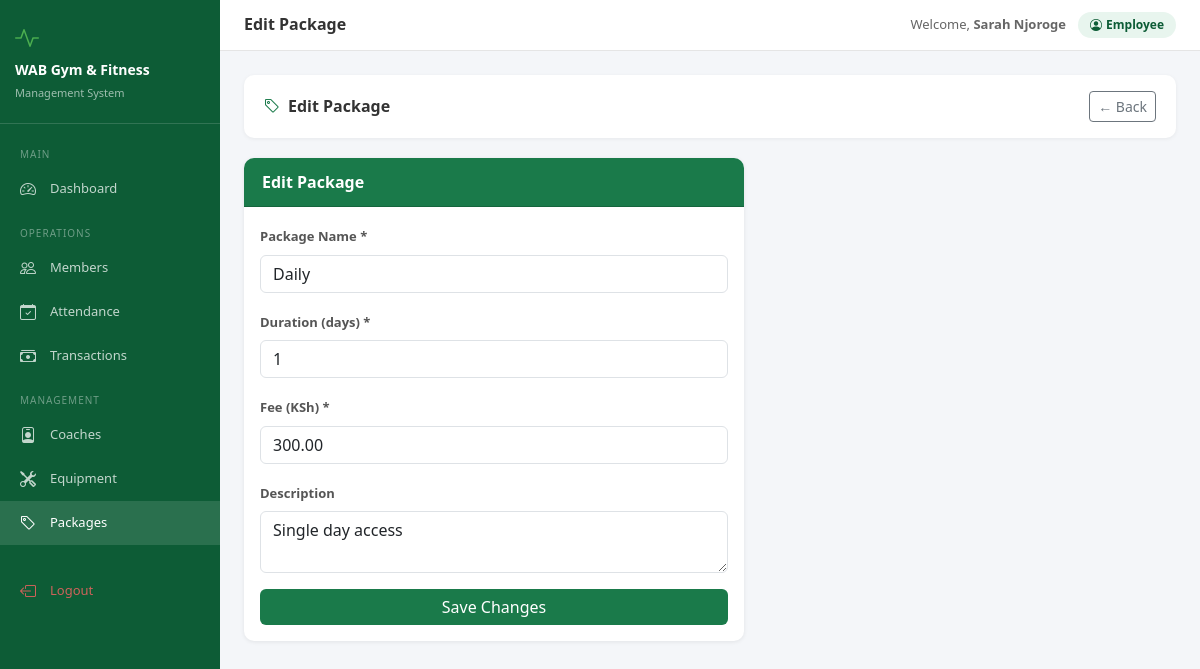
The app's page /packages/1/edit/ (signed in) with its own data.
### accounts/models.py (models this page shows, shortened)
class User(AbstractUser):
    ROLE_CHOICES = [
        ("admin", "Admin"),
        ("receptionist", "Receptionist"),
        ("accountant", "Accountant"),
        ("coach", "Coach"),
    ]
    role = models.CharField(
        max_length=20,
        choices=ROLE_CHOICES,
        default="receptionist",
    )
    phone = models.CharField(
        max_length=15,
        blank=True,
        null=True,
    )
    @property
    def is_admin(self):
        return self.role == "admin"

### packages/models.py (models this page shows, shortened)
class Package(models.Model):
    name = models.CharField(max_length=50, unique=True)
    duration_days = models.IntegerField()
    fee = models.DecimalField(max_digits=10, decimal_places=2)
    description = models.TextField(blank=True, null=True)
    is_active = models.BooleanField(default=True)

### packages/views.py (the view, shortened to what this page needs)
# urls.py: path('<int:pk>/edit/', views.package_edit, name='package_edit'),
@login_required
def package_edit(request, pk):
    pkg = get_object_or_404(Package, pk=pk)
    return render(request, 'packages/package_form.html', {'pkg': pkg})

### packages/templates/packages/package_form.html (shortened to what this page needs)
{% extends 'base.html' %}
{% block page_title %}Edit Package{% endblock %}
{% block content %}
<div class="section-header">
  <h4><i class="bi bi-tag me-2" style="color:#1a7a4a"></i>Edit Package</h4>
  <a href="{% url 'package_list' %}" class="btn btn-outline-secondary btn-sm">← Back</a>
</div>
<div class="card" style="max-width:500px">
  <div class="card-header">Edit Package</div>
  <div class="card-body">
    <form method="post">
      <div class="mb-3">
        <label class="form-label">Package Name *</label>
        <input type="text" name="name" class="form-control" value="{{ pkg.name }}" required>
      </div>
      <div class="mb-3">
        <label class="form-label">Duration (days) *</label>
        <input type="number" name="duration_days" class="form-control" value="{{ pkg.duration_days }}" min="1" required>
      </div>
      <div class="mb-3">
        <label class="form-label">Fee (KSh) *</label>
        <input type="number" name="fee" class="form-control" value="{{ pkg.fee }}" min="1" step="0.01" required>
      </div>
      <div class="mb-3">
        <label class="form-label">Description</label>
        <textarea name="description" class="form-control" rows="2">{{ pkg.description|default:'' }}</textarea>
      </div>
      <button type="submit" class="btn btn-wab w-100">Save Changes</button>
    </form>
  </div>
</div>
{% endblock %}

### templates/base.html (shortened to what this page needs)
<!DOCTYPE html>
<html lang="en">
<head>
<link href="https://cdn.jsdelivr.net/npm/bootstrap@5.3.0/dist/css/bootstrap.min.css" rel="stylesheet">
<link href="https://cdn.jsdelivr.net/npm/bootstrap-icons@1.11.0/font/bootstrap-icons.css" rel="stylesheet">
</head>
<body>
{% if user.is_authenticated %}
<div class="sidebar">
  <div class="brand">
    <div style="font-size:24px;color:#4caf50;margin-bottom:6px"><i class="bi bi-activity"></i></div>
    <h5>WAB Gym & Fitness</h5>
    <small>Management System</small>
  </div>
  <nav class="mt-2">
    <div class="nav-section">Main</div>
    <a href="{% url 'dashboard' %}" class="nav-link {% if request.resolver_match.url_name == 'dashboard' %}active{% endif %}">
      <i class="bi bi-speedometer2"></i> Dashboard
    </a>
    <div class="nav-section">Operations</div>
    <a href="{% url 'member_list' %}" class="nav-link {% if 'member' in request.resolver_match.url_name %}active{% endif %}">
      <i class="bi bi-people"></i> Members
    </a>
    <a href="{% url 'attendance_list' %}" class="nav-link {% if 'attendance' in request.resolver_match.url_name %}active{% endif %}">
      <i class="bi bi-calendar-check"></i> Attendance
    </a>
    <a href="{% url 'payment_list' %}" class="nav-link {% if 'payment' in request.resolver_match.url_name %}active{% endif %}">
      <i class="bi bi-cash-stack"></i> Transactions
    </a>
    <div class="nav-section">Management</div>
    <a href="{% url 'coach_list' %}" class="nav-link {% if 'coach' in request.resolver_match.url_name %}active{% endif %}">
      <i class="bi bi-person-badge"></i> Coaches
    </a>
    <a href="{% url 'equipment_list' %}" class="nav-link {% if 'equipment' in request.resolver_match.url_name %}active{% endif %}">
      <i class="bi bi-tools"></i> Equipment
    </a>
    <a href="{% url 'package_list' %}" class="nav-link {% if 'package' in request.resolver_match.url_name %}active{% endif %}">
      <i class="bi bi-tag"></i> Packages
    </a>
    <div class="mt-4 mb-2">
    <a href="{% url 'logout' %}" class="nav-link" style="color:rgba(255,100,100,.8)">
      <i class="bi bi-box-arrow-left"></i> Logout
    </a>
    </div>
  </nav>
</div>
<div class="main-content">
  <div class="topbar">
    <h6 class="page-title">{% block page_title %}WAB Gym{% endblock %}</h6>
    <div class="user-info">
      <span style="font-size:13px;color:#666">Welcome, <strong>{{ user.get_full_name|default:user.username }}</strong></span>
      <span class="user-badge"><i class="bi bi-person-circle me-1"></i>{{ user.role|title }}</span>
    </div>
  </div>
  <div class="content-area">
    {% block content %}{% endblock %}
  </div>
</div>
{% else %}
{% block auth_content %}{% endblock %}
{% endif %}
</body>
</html>

### templates/base.html (style rules this page uses)
:root { --wab-green:#1a7a4a;--wab-dark:#0d5c36;--wab-light:#e8f5ee;--sidebar-w:220px }
body { background:#f4f6f9;font-family:'Segoe UI',sans-serif }
.sidebar { position:fixed;top:0;left:0;height:100vh;width:var(--sidebar-w);background:var(--wab-dark);z-index:1000;overflow-y:auto;transition:.3s }
.sidebar .brand { padding:20px 15px;border-bottom:1px solid rgba(255,255,255,.15) }
.sidebar .brand h5 { color:#fff;margin:0;font-size:14px;font-weight:700 }
.sidebar .brand small { color:rgba(255,255,255,.6);font-size:11px }
.sidebar .nav-link { color:rgba(255,255,255,.75);padding:10px 20px;font-size:13px;display:flex;align-items:center;gap:10px;border-radius:0;transition:.2s }
.sidebar .nav-link:hover,.sidebar .nav-link.active { color:#fff;background:rgba(255,255,255,.12) }
.sidebar .nav-link i { font-size:16px;width:20px }
.sidebar .nav-section { color:rgba(255,255,255,.4);font-size:10px;text-transform:uppercase;letter-spacing:1px;padding:15px 20px 5px }
.main-content { margin-left:var(--sidebar-w);min-height:100vh }
.topbar { background:#fff;border-bottom:1px solid #e5e5e5;padding:12px 24px;display:flex;align-items:center;justify-content:space-between;position:sticky;top:0;z-index:999 }
.topbar .page-title { font-size:16px;font-weight:600;color:#333;margin:0 }
.topbar .user-info { display:flex;align-items:center;gap:12px }
.topbar .user-badge { background:var(--wab-light);color:var(--wab-dark);padding:4px 12px;border-radius:20px;font-size:12px;font-weight:600 }
.content-area { padding:24px }
.card { border:none;border-radius:10px;box-shadow:0 1px 4px rgba(0,0,0,.08) }
.card-header { background:var(--wab-green);color:#fff;border-radius:10px 10px 0 0!important;font-weight:600;padding:12px 18px }
.btn-wab { background:var(--wab-green);color:#fff;border:none }
.form-label { font-size:13px;font-weight:600;color:#555 }
.section-header { background:#fff;border-radius:10px;padding:16px 20px;margin-bottom:20px;box-shadow:0 1px 4px rgba(0,0,0,.06);display:flex;align-items:center;justify-content:space-between }
.section-header h4 { margin:0;font-size:16px;font-weight:700;color:#333 }

### records on screen
User: get_full_name "Sarah Njoroge", role "Employee"
Package: name "Daily", duration_days "1", fee "300.00", description "Single day access"
